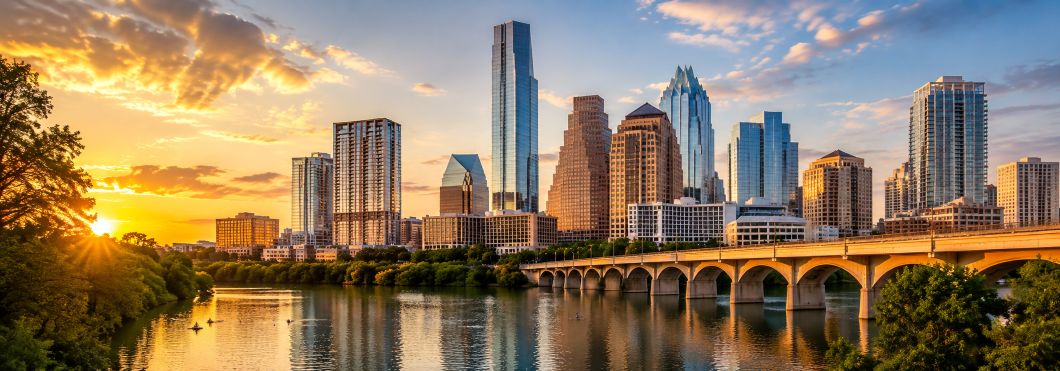
#> input picture assets/cities/_incoming/texas-austin.png, 2120 x 742 px (shown at 1/2 size); its folder holds only this picture in this run
$ python photos.py ../assets/cities/_incoming/texas-austin.png
#> lines starting #> are read from the running program, lines starting #| are printed output that depends on the picture
#!/usr/bin/env python3
"""Prepares hero photographs for the city and brand pages.

Drop whatever you downloaded into assets/cities/_incoming/ (or
assets/makes/_incoming/) named after the page it belongs to, run this, and it
writes a correctly sized, correctly compressed .webp next to it. The
generators pick the .webp up on the next build with no code change.

    python3 tools/photos.py            # process both incoming folders
    python3 tools/photos.py --check    # just report what is there and its size

Why bother instead of using the file as downloaded: the hero image is the
largest thing on the page and it is the LCP element, so a 4 MB JPEG straight
off a stock site would undo the performance work on these pages. This crops to
the right aspect ratio, resizes, and compresses to a budget.
"""
import os, sys

ROOT = os.path.dirname(os.path.dirname(os.path.abspath(__file__)))

# (folder, output width, output height, KB budget)
# 'home' are the little 4:3 tiles on the quote form's picture pickers — a
# roof shape, a foundation, a countertop. They render about 104px wide, so
# 480x360 is already twice what a retina screen needs, and there are dozens of
# them on one screen: the budget is small on purpose.
JOBS = [('cities', 1600, 560, 130),
        ('makes',   880, 520,  90),
        ('home',    480, 360,  45)]

def process(folder, W, H, budget_kb, check=False):
#> called with folder = 'cities', W = 1600, H = 560, budget_kb = 130, check = False
    try:
        from PIL import Image
    except ImportError:
        sys.exit('Pillow is needed: pip install Pillow')
    src = os.path.join(ROOT, 'assets', folder, '_incoming')
    dst = os.path.join(ROOT, 'assets', folder)
    if not os.path.isdir(src):
        os.makedirs(src, exist_ok=True)
        print('  ' + folder + ': created assets/' + folder + '/_incoming — nothing in it yet')
        return
    names = [f for f in sorted(os.listdir(src))
             if f.lower().endswith(('.jpg', '.jpeg', '.png', '.webp', '.avif'))]
    if not names:
        print('  ' + folder + ': _incoming is empty')
        return
    for f in names:
        stem = os.path.splitext(f)[0].lower().replace(' ', '-').replace('_', '-')
        # `name.fit.png` is fitted whole instead of cropped, and the marker is
        # stripped so the output is still name.webp — see the note below.
        fit = stem.endswith('.fit')
        if fit:
            stem = stem[:-4]
        out = os.path.join(dst, stem + '.webp')
        if check:
            print('  %-34s %6.1f KB in%s' % (f, os.path.getsize(os.path.join(src, f)) / 1024,
                                             '  (fit)' if fit else ''))
            continue
        im = Image.open(os.path.join(src, f)).convert('RGB')
#> im is the input picture: PIL image 2120x742 RGB; mean R, G, B 143.6, 123.2, 95.5
        tr, ir = W / H, im.width / im.height
#> tr = 2.86; ir = 2.86
        if fit:
            # For an illustration rather than a photograph. A photo can lose its
            # edges to a crop; a composed piece of artwork cannot — cropping the
            # Texas collage to 2.86:1 sliced the vehicles in half whatever
            # anchor it was given, because the artwork is 1.6:1 and no anchor
            # can make 947px of content fit in 537.
            #
            # It is trimmed to its own edges and left at its own shape, NOT
            # padded out to the box. Padding was the first attempt and it looks
            # right on a wide screen and disappears on a phone: `contain` then
            # scales the whole canvas to the narrow width, so the artwork ends
            # up a fraction of the empty space it was mounted on. Trimmed, the
            # same CSS gives it the full width of a phone and the right-hand
            # half of a desktop hero.
            from PIL import ImageChops
            corner = im.getpixel((0, 0))
            box = ImageChops.difference(im, Image.new('RGB', im.size, corner)) \
                            .convert('L').point(lambda p: 255 if p > 12 else 0).getbbox()
            if box:
                im = im.crop(box)
            im.thumbnail((W, H), Image.LANCZOS)
        elif ir > tr:
            nw = int(im.height * tr)
            im = im.crop(((im.width - nw) // 2, 0, (im.width + nw) // 2, im.height))
            im = im.resize((W, H), Image.LANCZOS)
        else:
            nh = int(im.width / tr)
#> nh = 742
            top = int((im.height - nh) * 0.35)      # favour the skyline over the foreground
#> top = 0
            im = im.crop((0, top, im.width, top + nh))
            im = im.resize((W, H), Image.LANCZOS)
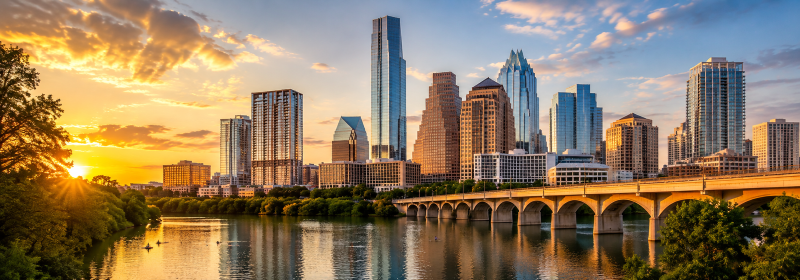
#> im: PIL image 1600x560 RGB (shown at 1/2 size); mean R, G, B 143.6, 123.2, 95.5
        # walk the quality down until it fits the budget
        for q in (82, 76, 70, 64, 58, 52):
            im.save(out, 'WEBP', quality=q, method=6)
            kb = os.path.getsize(out) / 1024
            if kb <= budget_kb:
                break
        print('  %-34s -> %-28s %6.1f KB  q%d' % (f, os.path.relpath(out, ROOT), kb, q))
#|   texas-austin.png                   -> assets/cities/texas-austin.webp  123.4 KB  q70

if __name__ == '__main__':
    check = '--check' in sys.argv
    for folder, W, H, kb in JOBS:
        print(folder + ':')
        process(folder, W, H, kb, check)
    if not check:
        print('\nNow run:  python3 tools/gencities.py && python3 tools/genmakes.py'
              ' && python3 tools/gensitemap.py')
